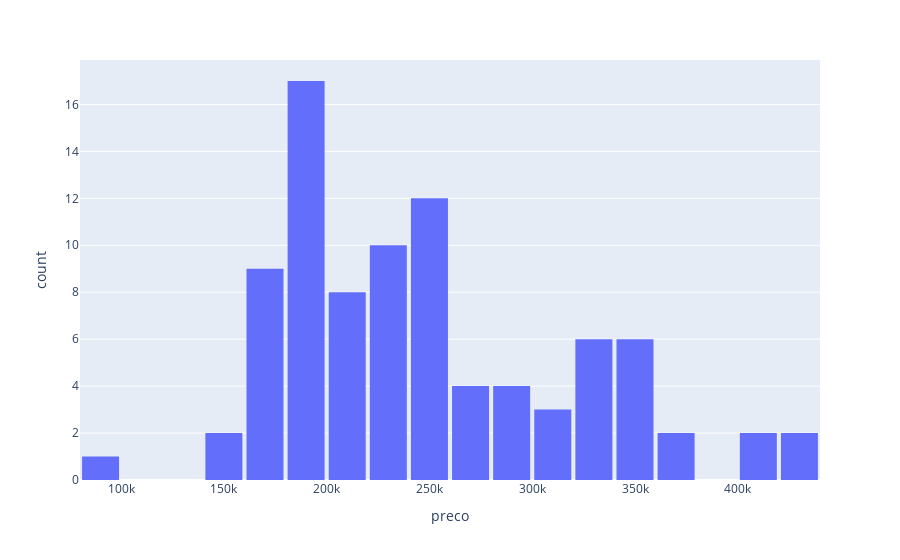

Notebook cell for this chart:
### Code cell
fig = px.histogram(base_original_bairro, x='preco', nbins=30)
fig.update_layout(bargap=0.1) 
fig.show()

### Figure 1 — Plotly figure (JSON) as saved in the notebook; plotly's stock layout.template omitted (floating-point values rounded to 4 significant figures)
{"data": [{"alignmentgroup": "True", "bingroup": "x", "hovertemplate": "preco=%{x}<br>count=%{y}<extra></extra>", "legendgroup": "", "marker": {"color": "#636efa", "pattern": {"shape": ""}}, "name": "", "nbinsx": 30, "offsetgroup": "", "orientation": "v", "showlegend": false, "type": "histogram", "x": [259000, 235000, 210000, 237000, 330000, 286000, 239000, 260000, 405000, 230000, 170000, 180000, 340000, 320000, 180000, 199000, 230000, 230000, 180000, 340000, 255000, 319000, 325000, 325000, 255000, 350000, 192000, 340000, 438000, 349000, 265960, 265000, 250000, 330000, 195000, 232000, 240000, 190000, 180000, 280000, 232000, 210000, 340000, 372000, 297000, 209000, 175000, 245000, 149000, 210000, 175000, 250000, 259000, 212000, 319000, 190000, 170000, 265000, 185000, 160000, 160000, 95000, 190000, 199000, 400000, 195000, 335000, 185000, 240000, 215000, 185000, 180000, 185000, 250000, 375000, 290000, 230000, 200000, 150000, 170000, 218000, 258000, 232000, 430000, 250000, 315000, 170000, 175000], "xaxis": "x", "yaxis": "y"}], "layout": {"bargap": 0.1, "barmode": "relative", "legend": {"tracegroupgap": 0}, "margin": {"t": 60}, "xaxis": {"anchor": "y", "domain": [0, 1], "title": {"text": "preco"}}, "yaxis": {"anchor": "x", "domain": [0, 1], "title": {"text": "count"}}}}
